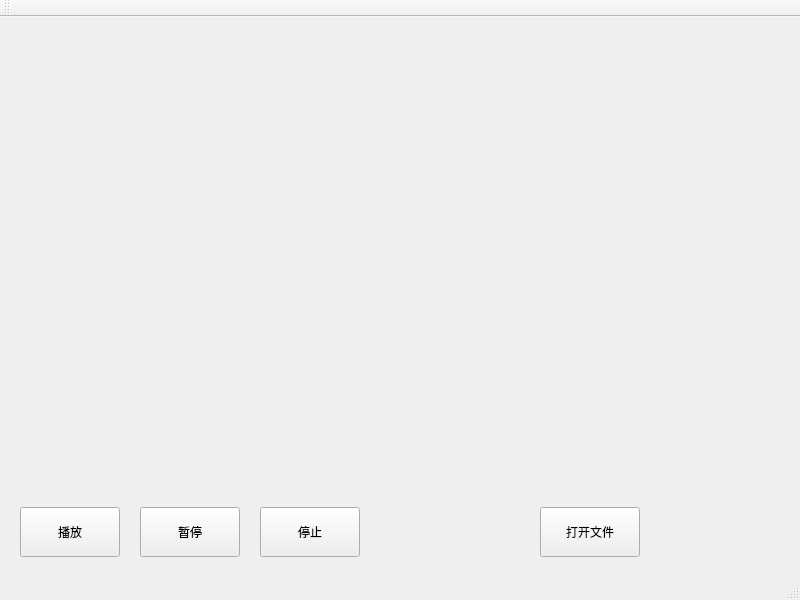
<?xml version="1.0" encoding="UTF-8"?>
<ui version="4.0">
 <class>MainWindow</class>
 <widget class="QMainWindow" name="MainWindow">
  <property name="geometry">
   <rect>
    <x>0</x>
    <y>0</y>
    <width>800</width>
    <height>600</height>
   </rect>
  </property>
  <property name="windowTitle">
   <string>VideoPlayer</string>
  </property>
  <widget class="QWidget" name="centralWidget">
   <widget class="QWidget" name="VideoWindow" native="true">
    <property name="geometry">
     <rect>
      <x>0</x>
      <y>0</y>
      <width>640</width>
      <height>480</height>
     </rect>
    </property>
   </widget>
   <widget class="QPushButton" name="button_openfile">
    <property name="geometry">
     <rect>
      <x>540</x>
      <y>490</y>
      <width>100</width>
      <height>50</height>
     </rect>
    </property>
    <property name="text">
     <string>打开文件</string>
    </property>
   </widget>
   <widget class="QPushButton" name="button_play">
    <property name="geometry">
     <rect>
      <x>20</x>
      <y>490</y>
      <width>100</width>
      <height>50</height>
     </rect>
    </property>
    <property name="text">
     <string>播放</string>
    </property>
   </widget>
   <widget class="QPushButton" name="button_pause">
    <property name="geometry">
     <rect>
      <x>140</x>
      <y>490</y>
      <width>100</width>
      <height>50</height>
     </rect>
    </property>
    <property name="text">
     <string>暂停</string>
    </property>
   </widget>
   <widget class="QPushButton" name="button_stop">
    <property name="geometry">
     <rect>
      <x>260</x>
      <y>490</y>
      <width>100</width>
      <height>50</height>
     </rect>
    </property>
    <property name="text">
     <string>停止</string>
    </property>
   </widget>
  </widget>
  <widget class="QMenuBar" name="menuBar">
   <property name="geometry">
    <rect>
     <x>0</x>
     <y>0</y>
     <width>800</width>
     <height>23</height>
    </rect>
   </property>
  </widget>
  <widget class="QToolBar" name="mainToolBar">
   <attribute name="toolBarArea">
    <enum>TopToolBarArea</enum>
   </attribute>
   <attribute name="toolBarBreak">
    <bool>false</bool>
   </attribute>
  </widget>
  <widget class="QStatusBar" name="statusBar"/>
 </widget>
 <layoutdefault spacing="6" margin="11"/>
 <resources/>
 <connections/>
</ui>
